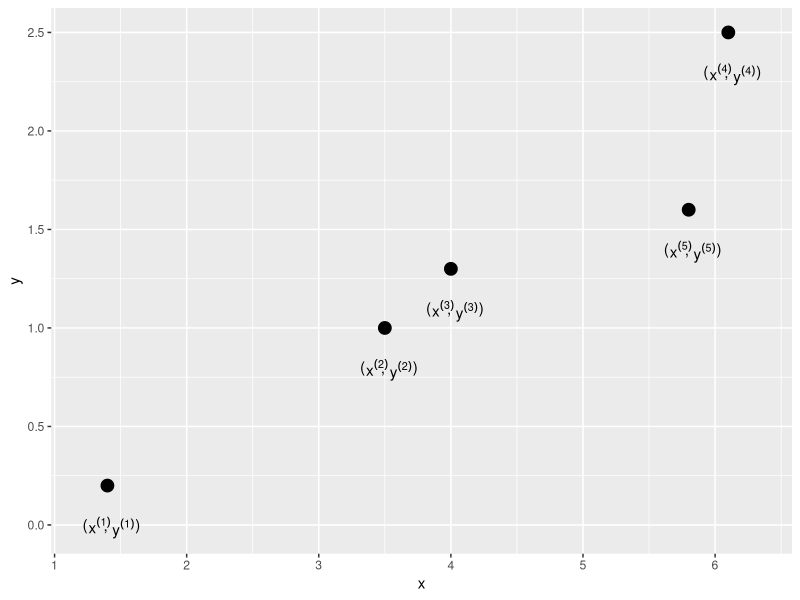

Write the R code that produced this figure.
## ---- chunk 1
library(ggplot2)

df4 = iris
df4 = df4[c(1, 80, 90, 110, 130), ]

ggplot(data = df4, aes(x = Petal.Length, y = Petal.Width)) +
  geom_point(size = 4) +
  annotate("text", x = df4$Petal.Length-0.17, y = df4$Petal.Width - 0.2,
    label = "(") +
  annotate("text", x = df4$Petal.Length-0.06, y = df4$Petal.Width - 0.2,
    label = paste("x^{(", 1:nrow(df4), ")}"), parse = TRUE) +
  annotate("text", x = df4$Petal.Length, y = df4$Petal.Width - 0.2,
    label = ", ") +
  annotate("text", x = df4$Petal.Length + 0.12, y = df4$Petal.Width - 0.22,
    label = paste("y^{(", 1:nrow(df4), ")}"), parse = TRUE) +
  annotate("text", x = df4$Petal.Length + 0.23, y = df4$Petal.Width - 0.2,
    label = ")") +
  xlab("x") +
  ylab("y")
